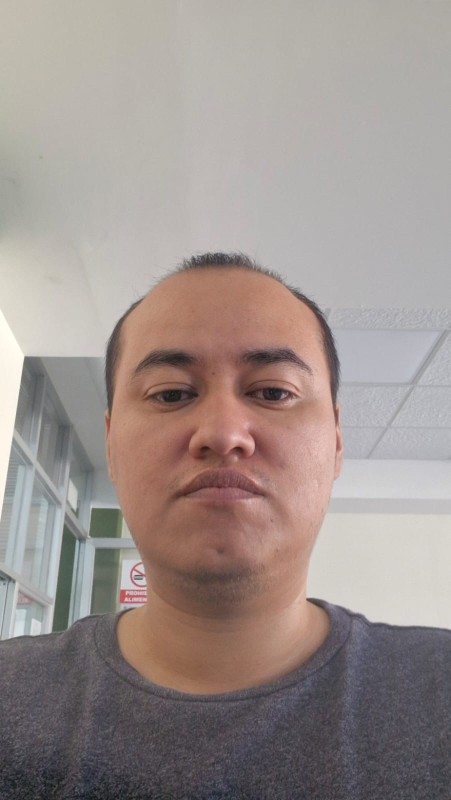
#> input picture Modulo-3/Material/Rostros/fybr_2.jpeg, 901 x 1600 px, found by its file name (shown at 1/2 size)
$ jupyter execute --allow-errors JJAR_Facial.ipynb   (shell and % lines are left out)
#> lines starting #> are read from the running program, lines starting #| are printed output that depends on the picture
[cell 1]
# Librerías para visión artificial
import cv2
import matplotlib.pyplot as plt
import numpy as np

[cell 2]
# Cargando el modelo preentrenado
face_cascade = cv2.CascadeClassifier(cv2.data.haarcascades + "haarcascade_frontalface_alt.xml")

[cell 3]
cv2.data.haarcascades

[cell 4]
#from google.colab import drive #Este bloque e para cargarlo desde google colab
#drive.mount('/content/drive')

[cell 5]
# Lectura de la imagen
ruta = '/home/usr-lbr-maq20/Documentos/Diplomado-RNA/Modulo-3/Material/Rostros/' #Trataremos de usar la ruta relativa para que no haya problemas al cargar las imagenes
img = cv2.imread(ruta + 'fybr_2.jpeg')
#> img is the input picture: shape (1600, 901, 3); mean B, G, R 141.6, 145.6, 156.8

# Conversión de formato
img = cv2.cvtColor(img, cv2.COLOR_BGR2RGB)
plt.imshow(img, cmap = "Accent")
plt.show()

[cell 6]
# Detección de rostros
rostros = face_cascade.detectMultiScale(img, 1.3, 3) # Parámetros: imagen, escala, vecinos
#> rostros = [[170, 565, 559, 559]]
print(rostros)
#| [[170 565 559 559]]

## Colocar el cuadro delimitador del rostro

[cell 7]
img_copy = np.copy(img)
cv2.rectangle(img_copy, (rostros[0][0],rostros[0][1]), (rostros[0][0]+rostros[0][2],rostros[0][1]+rostros[0][3]), (0,255,0),10)
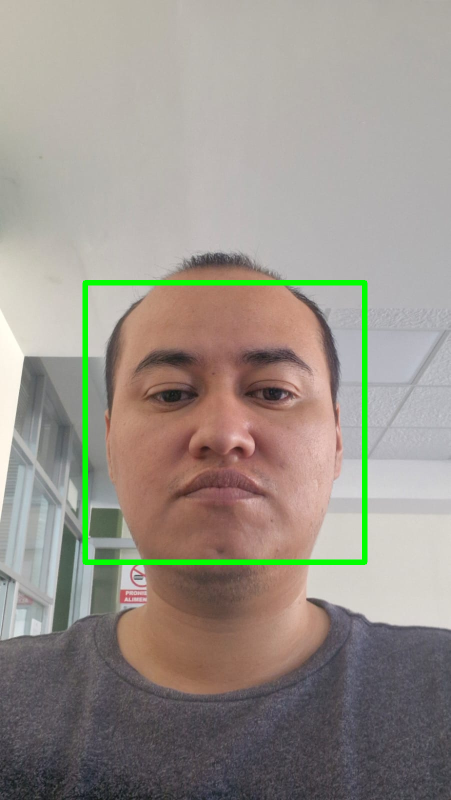
#> img_copy: shape (1600, 901, 3) (shown at 1/2 size); mean R, G, B 153.9, 147.2, 139
plt.imshow(img_copy, cmap='Accent')
plt.show()

## Creación de datos de entrenamiento

#> (a cell that did not finish here is left out)

[cell 9]
# Base de entrenamiento con 1 imágen por persona a color
#imagenes = ['jjar_1.jpg','fybr_2.jpeg','jaof_1.jpg', 'IGAR_1.jpg', 'rcpg_1.jpeg'] #Agregar a la lista todas las imagenes de entrenamiento (todas que tengan un _1)
etiquetas = [0,1,2,3,4] #Sabemos que el numero de imagenes totales de entrenamiento son 21
x_train = []
y_train = []
# Deteccion de rostros
#> (the rest of this cell did not finish here and is left out)

[cell 10]
# Convertimos a arreglos
x_train = np.array(x_train)
y_train = np.array(y_train)

[cell 11]
x_train.shape

#> (a cell that did not finish here is left out)

[cell 13]
x_train.shape

## Creación del modelo

[cell 14]
from sklearn.neighbors import KNeighborsClassifier

[cell 15]
# Construcción del clasificador
clasificador = KNeighborsClassifier(n_neighbors=1, p=2) # n_neighbors: número de vecinos a considerar, p: distancia euclidiana
#> (the rest of this cell did not finish here and is left out)

[cell 16]
# Prueba del modelo
imgTest = cv2.imread(ruta+'fybr_1.jpeg')
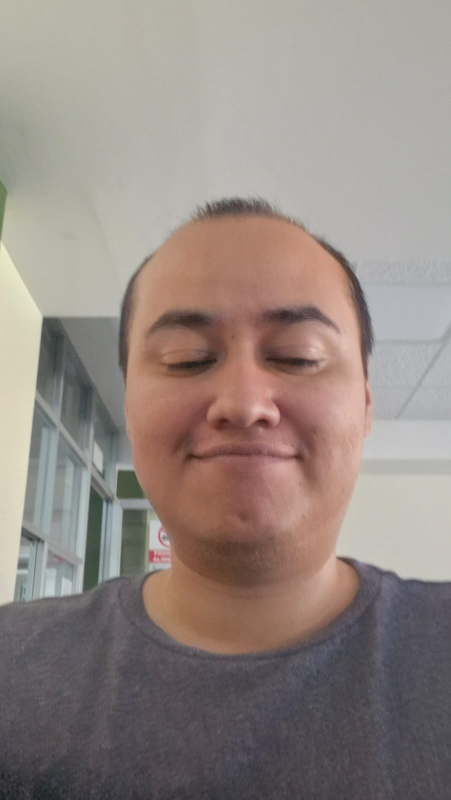
#> input picture Modulo-3/Material/Rostros/fybr_1.jpeg, 901 x 1600 px, found by its file name (shown at 1/2 size)
#> imgTest is the input picture: shape (1600, 901, 3); mean B, G, R 130.4, 136, 147.6
# Conversión de formato
imgTest = cv2.cvtColor(imgTest, cv2.COLOR_BGR2RGB)
# Detección de rostros
rostro = face_cascade.detectMultiScale(imgTest, 1.3, 3)
#> rostro = [[200, 490, 571, 571]]
print(rostro)
#| [[200 490 571 571]]
# Selección del rostro
for (x, y, w, h) in rostro:
  rostroTest = imgTest[y:y+h, x:x+w, :]
  rostroTest = cv2.resize(rostroTest, (694,694))
#> this loop made 1 pass
#> pass 1, `rostroTest = imgTest[y:y+h, x:x+w, :]`:
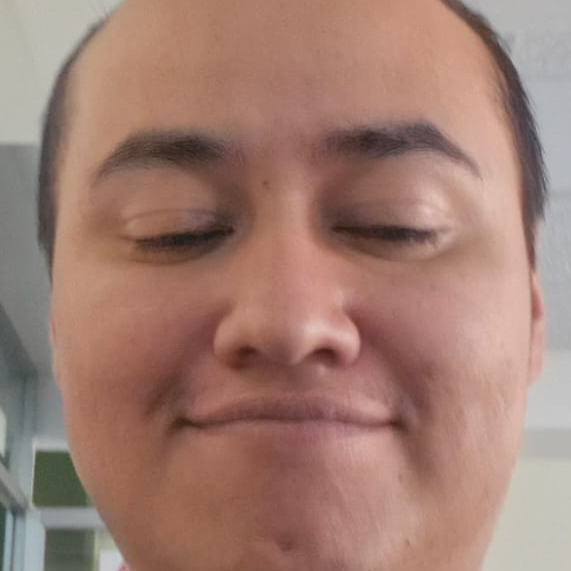
#> rostroTest: shape (571, 571, 3); mean R, G, B 160.5, 125.9, 114.2
plt.imshow(rostroTest, cmap = 'Accent')
plt.show()
